Frame 1 (no input): blank canvas, image omitted
Frame 60 (no input): blank canvas, image omitted
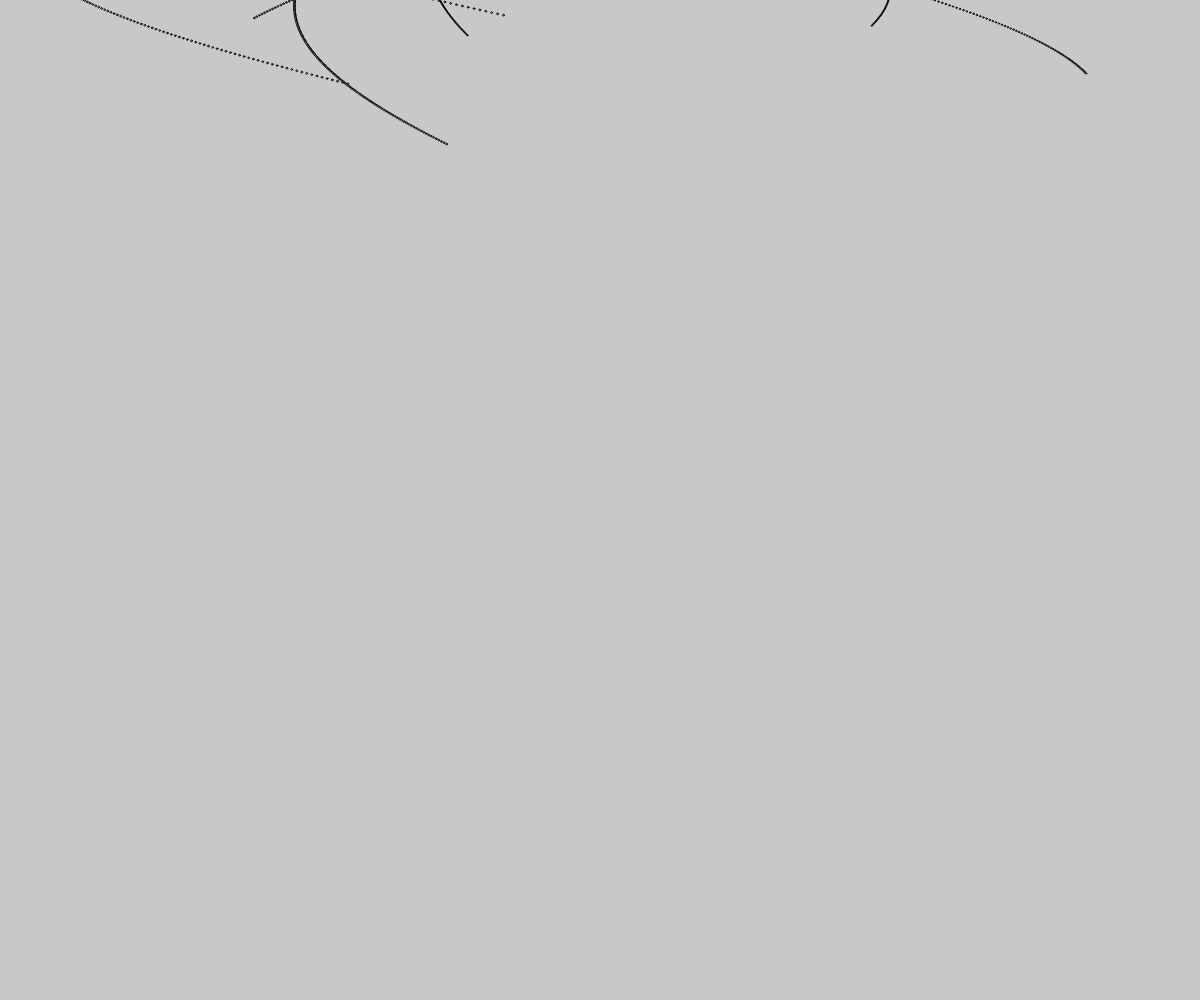
Frame 120 (the mouse pressed at the canvas centre since frame 60)

The p5.js sketch whose frames 1 and 60 were blank and that drew this single picture after the mouse press (run headless with seeded random() and noise() and a simulated clock; from frame 60 on, the mouse is pressed at the canvas centre):

// p5.js sketch
// ── sketch.js

let snowflakes = []; // array to hold snowflake objects

function setup() {
  createCanvas(windowWidth,windowHeight);
  fill(240);
  //noStroke();
  background(200)
}

function draw() {
  //background('black');
  let t = frameCount / 60; // update time

  // create a random number of snowflakes each frame
  for (let i = 0; i < random(5); i++) {
    snowflakes.push(new snowflake()); // append snowflake object
  }

  // loop through snowflakes with a for..of loop
  for (let flake of snowflakes) {
    flake.update(t); // update snowflake position
    flake.display(); // draw snowflake
  }
}

// snowflake class
function snowflake() {
  // initialize coordinates
  this.posX = 0;
  this.posY = random(-5000, 0);
  this.initialangle = random(0, 2 * PI);
  this.size = random(1, 2);

  // radius of snowflake spiral
  // chosen so the snowflakes are uniformly spread out in area
  this.radius = sqrt(random(pow(width / 2, 2)));

  this.update = function(time) {
    // x position follows a circle
    let w = 0.6; // angular speed
    let angle = w * time + this.initialangle;
    this.posX = width / 2 + this.radius * sin(angle);

    // different size snowflakes fall at slightly different y speeds
    this.posY += pow(this.size, 0.5);

    // delete snowflake if past end of screen
    if (this.posY > height) {
      let index = snowflakes.indexOf(this);
      snowflakes.splice(index, 1);
    }
  };

  this.display = function() {
    ellipse(this.posX, this.posY, this.size);
  };
}
